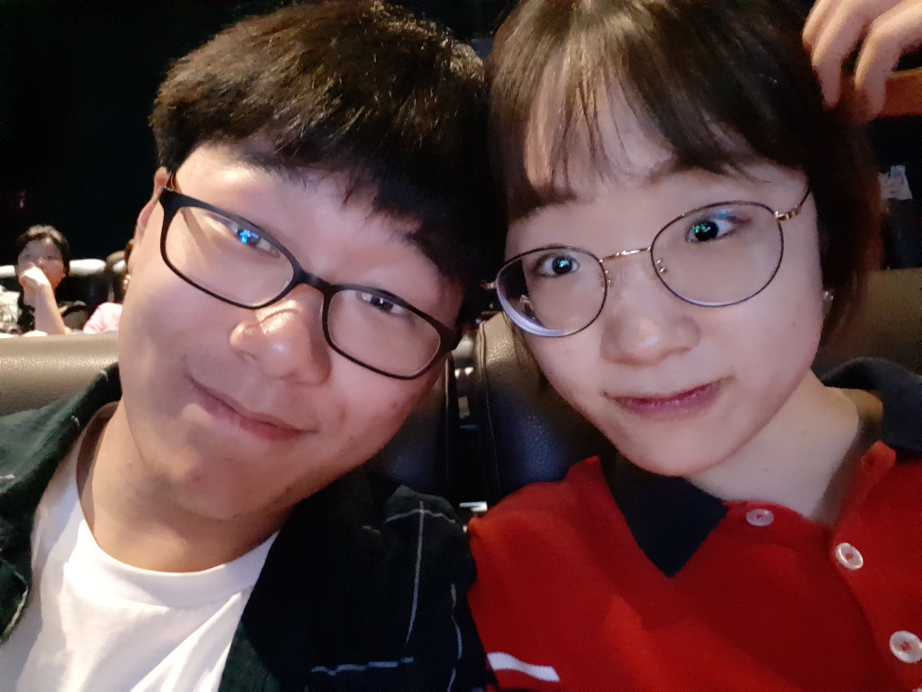
#> input picture soomin/Mar_2nd_week/Image_Rotate/pic.jpg, 4608 x 3456 px (shown at 1/5 size)
$ python rotate.py
#> lines starting #> are read from the running program, lines starting #| are printed output that depends on the picture
import cv2

image = cv2.imread('./pic.jpg')
#> image is the input picture: shape (3456, 4608, 3); mean B, G, R 65.8, 67, 98.4
image = cv2.resize(image, (int(image.shape[1] / 4), int(image.shape[0] / 4)))
#> image: shape (864, 1152, 3)
c = image.shape[1] - image.shape[0]
#> c = 288
image = image[:, int(c/2):image.shape[1]-int(c/2), :]
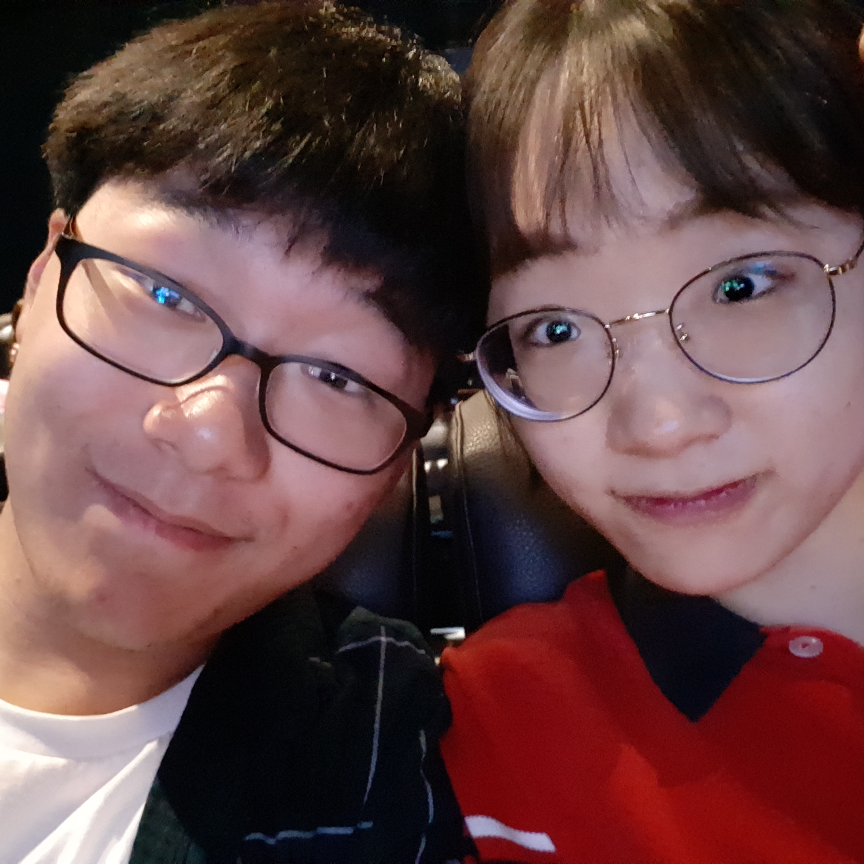
#> image: shape (864, 864, 3); mean B, G, R 68.6, 68.7, 101.6
image = cv2.cvtColor(image, cv2.COLOR_BGR2GRAY)
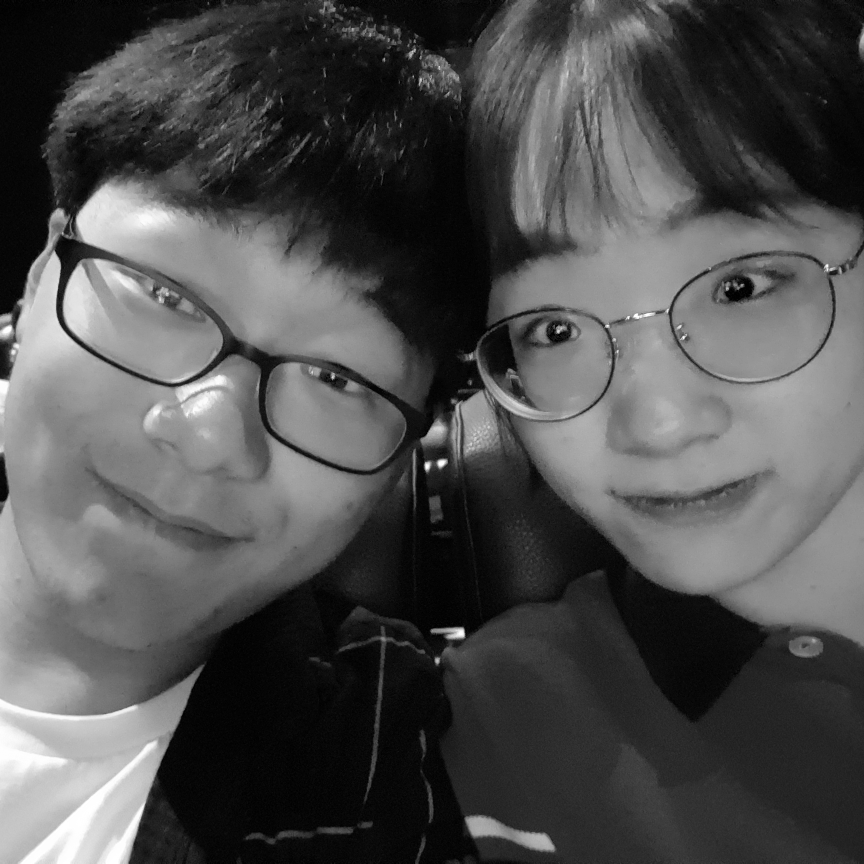
#> image: shape (864, 864); min 0, max 255, mean 78.5
length = image.shape[0]
#> length = 864

cv2.imshow('image-before', image)

for otg in range(length):
    for cur in range(otg, length):
        image[otg, length-cur-1], image[cur, length-otg-1] = image[cur, length-otg-1], image[otg, length-cur-1]
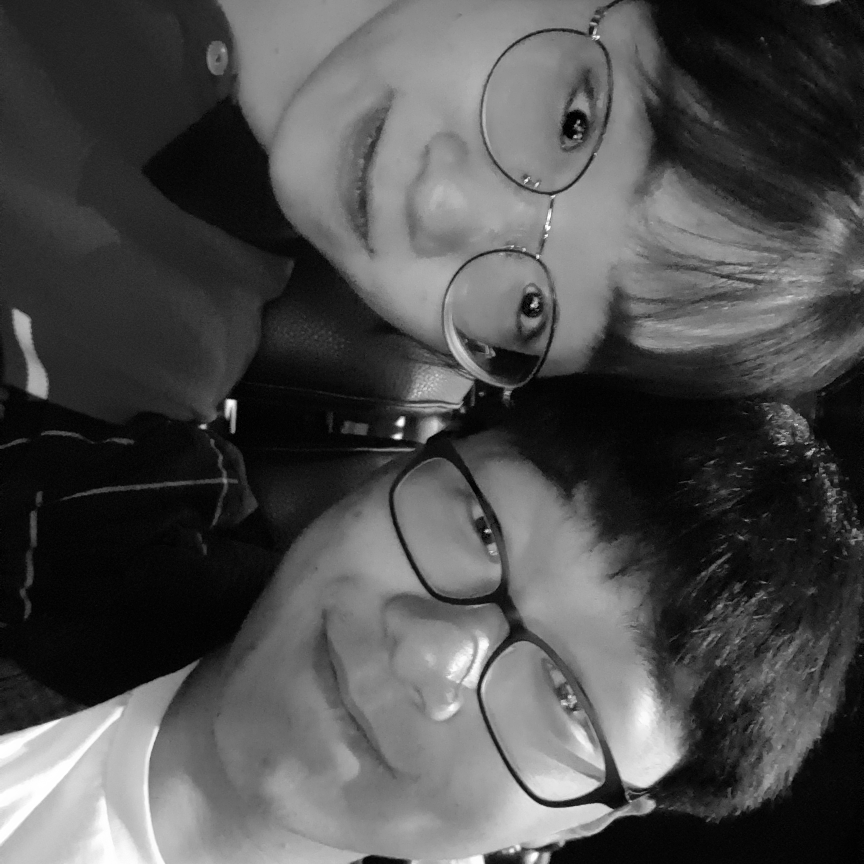
#> image: shape (864, 864); min 0, max 255, mean 78.5

for y in range(int(length/2)):
    for x in range(length):
        image[y, x], image[length-y-1, x] = image[length-y-1, x], image[y, x]
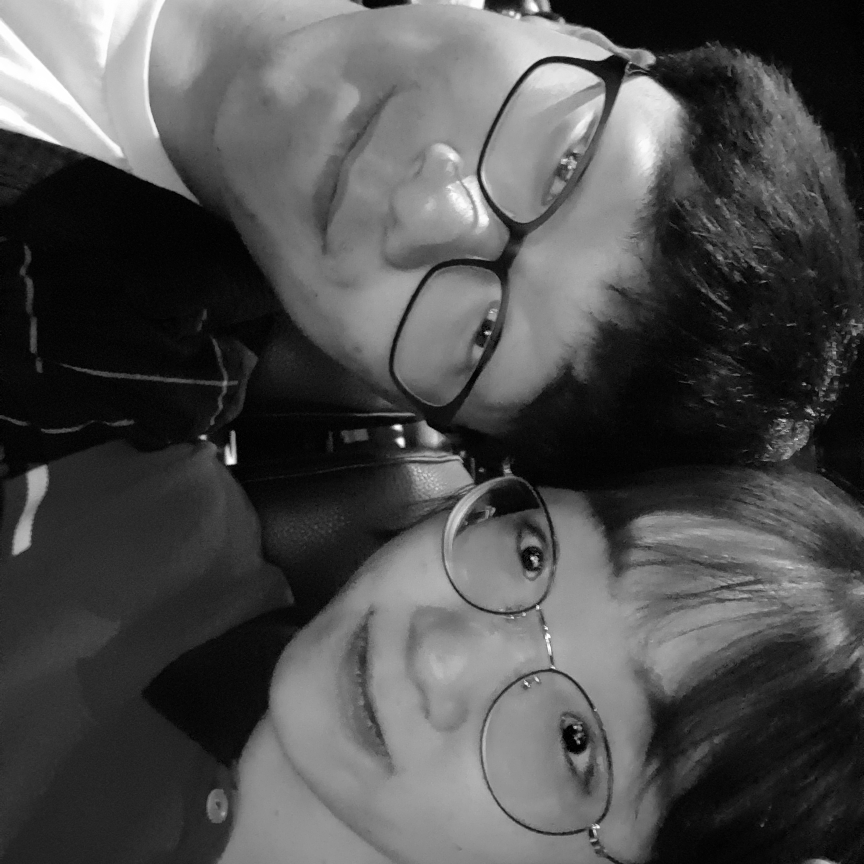
#> image: shape (864, 864); min 0, max 255, mean 78.5

cv2.imshow('image', image)
cv2.waitKey()
